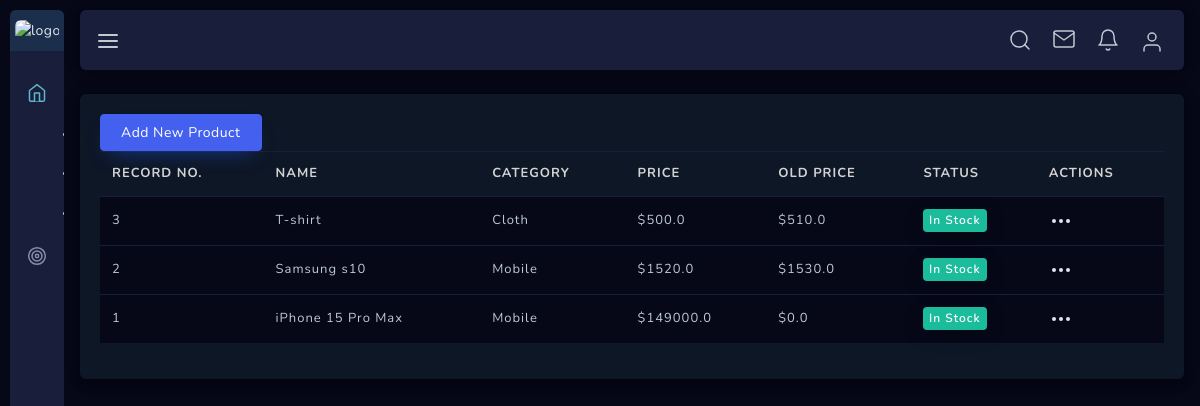
The page /dashboard/products/ on the database its author committed.
### store/models.py (models this page shows, shortened)
class Product(models.Model):
    name = models.CharField(max_length=250, blank=False, null=False)
    category = models.ForeignKey(
        Category, on_delete=models.CASCADE, related_name='category')
    preview_des = models.CharField(
        max_length=255, verbose_name="Short Descriptions")
    description = models.TextField(
        max_length=1000, verbose_name="Descriptions")
    image = models.ImageField(upload_to='products', blank=False, null=False)
    price = models.FloatField()
    old_price = models.FloatField(default=0.00, blank=True, null=True)
    is_stock = models.BooleanField(default=True)
    slug = models.SlugField(unique=True)
    created = models.DateTimeField(auto_now_add=True)
    class Meta:
        ordering = ['-created']

class Category(models.Model):
    name = models.CharField(max_length=50, blank=False, null=False)
    image = models.ImageField(upload_to="category", blank=True, null=True)
    parent = models.ForeignKey(
        "self", related_name="children", on_delete=models.CASCADE, blank=True, null=True)
    created = models.DateTimeField(auto_now_add=True)
    def __str__(self):
        return self.name
    class Meta:
        ordering = ['-created']
        verbose_name_plural = 'Categories'

### dashboard/views.py (the view, shortened to what this page needs)
# urls.py: path('products/', views.ProductListView.as_view(), name='product_list'),
class ProductListView(TemplateView):
    def get(self, request, *args, **kwargs):
        query = request.GET.get('q', '')
        products = Product.objects.all().order_by('-id')
        if query:
            products = Product.objects.filter(name__icontains=query).order_by('-id')
        else:
            products = Product.objects.all().order_by('-id')
        context = {
            'products': products,
            'search_query': query,
        }
        return render(request, 'dashboard/product_list.html', context)

### notification/templatetags/notification.py (called while the page is built)
@register.filter
def notification(user):
    if user.is_authenticated:
        try:
            user_obj = UserObj.objects.get(user=user)
        except UserObj.DoesNotExist:
            return None  # Return None if the user doesn't have a UserObj
        notification = Notification.objects.filter(userobj=user_obj, is_read=False).order_by('-id')
        if notification.exists():
            return notification
        else:
            return None
    else:
        return None

### templates/dashboard/product_list.html (shortened to what this page needs)
{% extends 'dashboard/base.html' %}
{% block body %}
    <div class="main-container sidebar-closed sbar-open" id="container">
        {% include 'dashboard/sidebar.html' %}
        <div id="content" class="main-content">
            <div class="layout-px-spacing">
                <div class="row" id="cancel-row">
                    <div class="col-xl-12 col-lg-12 col-sm-12 layout-top-spacing layout-spacing">
                        <div class="widget-content widget-content-area br-6">
                            <a class="btn btn-primary" href="{% url 'dashboard:add_new_product'  %}">Add New Product</a>
                            <table id="invoice-list" class="table table-hover" style="width:100%">
                                <thead>
                                    <tr>
                                        <th class="checkbox-column"> Record no. </th>
                                        <th>Name</th>
                                        <th>Category</th>
                                        <th>Price</th>
                                        <th>Old Price</th>
                                        <th>Status</th>
                                        <th>Actions</th>
                                    </tr>
                                </thead>
                                <tbody>
                                {% if products %}
                                {% for product in products %}
                                    <tr>
                                        <td class="checkbox-column">{{ product.id }}</td>
                                        <td>{{ product.name }}</td>
                                        <td>{{ product.category }}</td>
                                        <td>${{ product.price }}</td>
                                        <td>${{ product.old_price }}</td>
                                        <td>
                                            {% if product.is_stock %}
                                                <span class="badge badge-success">In Stock</span>
                                            {% else %}
                                                <span class="badge badge-danger">Out of Stock</span>
                                            {% endif %}
                                        </td>
                                        <td>
                                            <div class="dropdown">
                                                <a class="dropdown-toggle" href="#" role="button" id="dropdownMenuLink2" data-toggle="dropdown" aria-haspopup="true" aria-expanded="true">
                                                </a>
                                            </div>
                                        </td>
                                    </tr>
                                {% endfor %}
                            {% else %}
                                <tr>
                                    <td colspan="7" class="text-center">No products found matching "{{ search_query }}"</td>
                                </tr>
                            {% endif %}
                                </tbody>
                            </table>
                        </div>
                    </div>
                </div>
            </div>
        </div>
    </div>
{% endblock body %}

### templates/dashboard/base.html (shortened to what this page needs)
<!DOCTYPE html>
<html lang="en">
<head>
    {% load static %}
    {% load notification %}
    <link href="{% static 'user_profile/assets/css/loader.css' %}" rel="stylesheet" type="text/css" />
    <link href="{% static 'user_profile/bootstrap/css/bootstrap.min.css' %}" rel="stylesheet" type="text/css" />
    <link href="{% static 'user_profile/assets/css/plugins.css' %}" rel="stylesheet" type="text/css" />
    <link href="{% static 'user_profile/plugins/apex/apexcharts.css' %}" rel="stylesheet" type="text/css">
    <link href="{% static 'user_profile/assets/css/dashboard/dash_1.css' %}" rel="stylesheet" type="text/css" />
    <link href="{% static 'user_profile/assets/css/users/user-profile.css' %}" rel="stylesheet" type="text/css" />
    <link rel="stylesheet" type="text/css" href="{% static 'user_profile/plugins/dropify/dropify.min.css' %}">
    <link href="{% static 'user_profile/assets/css/users/account-setting.css' %}" rel="stylesheet" type="text/css" />
    <link href="{% static 'user_profile/plugins/drag-and-drop/dragula/dragula.css' %}" rel="stylesheet" type="text/css" />
    <link href="{% static 'user_profile/plugins/drag-and-drop/dragula/example.css' %}" rel="stylesheet" type="text/css" />
    <link rel="stylesheet" type="text/css" href="{% static 'user_profile/assets/css/forms/switches.css' %}">
    <link href="{% static 'user_profile/plugins/pricing-table/css/component.css' %}" rel="stylesheet" type="text/css" />
    <link rel="stylesheet" type="text/css" href="{% static 'user_profile/plugins/editors/quill/quill.snow.css' %}">
    <link rel="stylesheet" type="text/css" href="{% static 'user_profile/assets/css/forms/theme-checkbox-radio.css' %}">
    <link href="{% static 'user_profile/assets/css/apps/todolist.css' %}" rel="stylesheet" type="text/css" />
    <link href="{% static 'user_profile/plugins/animate/animate.css' %}" rel="stylesheet" type="text/css" />
    <link href="{% static 'user_profile/assets/css/scrollspyNav.css' %}" rel="stylesheet" type="text/css" />
    <link href="{% static 'user_profile/assets/css/components/custom-modal.css' %}" rel="stylesheet" type="text/css" />
    <link rel="stylesheet" type="text/css" href="{% static 'user_profile/assets/css/forms/theme-checkbox-radio.css' %}">
    <link href="{% static 'user_profile/plugins/jquery-ui/jquery-ui.min.css' %}" rel="stylesheet" type="text/css" />
    <link href="{% static 'user_profile/assets/css/apps/contacts.css' %}" rel="stylesheet" type="text/css" />
    <link href="{% static 'user_profile/plugins/fullcalendar/fullcalendar.css' %}" rel="stylesheet" type="text/css" />
    <link href="{% static 'user_profile/plugins/fullcalendar/custom-fullcalendar.advance.css' %}" rel="stylesheet" type="text/css" />
    <link href="{% static 'user_profile/plugins/flatpickr/flatpickr.css' %}" rel="stylesheet" type="text/css">
    <link href="{% static 'user_profile/plugins/flatpickr/custom-flatpickr.css' %}" rel="stylesheet" type="text/css">
    <link href="{% static 'user_profile/assets/css/forms/theme-checkbox-radio.css' %}" rel="stylesheet" type="text/css" />
</head>
<body class="alt-menu sidebar-noneoverflow">
    <div class="header-container fixed-top">
        <header class="header navbar navbar-expand-sm expand-header">
            <a href="javascript:void(0);" class="sidebarCollapse" data-placement="bottom"></a>
            <ul class="navbar-item flex-row ml-auto">
                <li class="nav-item align-self-center search-animated">
                </li>
                <li class="nav-item dropdown message-dropdown">
                    <a href="javascript:void(0);" class="nav-link dropdown-toggle" id="messageDropdown" data-toggle="dropdown" aria-haspopup="true" aria-expanded="false">
                    </a>
                </li>
                <li class="nav-item dropdown notification-dropdown">
                    <a href="javascript:void(0);" class="nav-link dropdown-toggle" id="notificationDropdown" data-toggle="dropdown" aria-haspopup="true" aria-expanded="false">
                    </a>
                </li>
                <li class="nav-item dropdown user-profile-dropdown  order-lg-0 order-1">
                    <a href="javascript:void(0);" class="nav-link dropdown-toggle user" id="userProfileDropdown" data-toggle="dropdown" aria-haspopup="true" aria-expanded="false">
                        <svg xmlns="http://www.w3.org/2000/svg" width="24" height="24" viewBox="0 0 24 24" fill="none" stroke="currentColor" stroke-width="2" stroke-linecap="round" stroke-linejoin="round" class="feather feather-user"><path d="M20 21v-2a4 4 0 0 0-4-4H8a4 4 0 0 0-4 4v2"></path><circle cx="12" cy="7" r="4"></circle></svg>
                    </a>
                </li>
            </ul>
        </header>
    </div>
        {% block body %}{% endblock body %}
</body>
</html>

### templates/dashboard/sidebar.html (shortened to what this page needs)
<div class="sidebar-wrapper sidebar-theme">
    <nav id="sidebar">
        <ul class="navbar-nav theme-brand flex-row  text-center">
            <li class="nav-item theme-logo">
                <a href="#">
                    {% if request.user.is_authenticated %}
                        <img src="{{ request.user.profile.image.url }}" class="navbar-logo" alt="logo">
                    {% else %}
                        <img src="/static/user_profile/assets/img/90x90.jpg" class="navbar-logo" alt="logo">
                    {% endif %}
                </a>
            </li>
        </ul>
        <ul class="list-unstyled menu-categories" id="accordionExample">
            <li class="menu active">
                <a href="#dashboard" data-toggle="collapse" aria-expanded="true" class="dropdown-toggle">
                    <div class="">
                    </div>
                </a>
                <ul class="collapse submenu recent-submenu mini-recent-submenu list-unstyled show" id="dashboard" data-parent="#accordionExample">
                    <li>
                        <a href="{% url "dashboard:dashboard_index" %}"> Home</a>
                    </li>
                    <li>
                        <a href="{% url "dashboard:product_list" %}">Product List</a>
                    </li>
                    <li>
                        <a href="{% url "dashboard:category" %}">Category List</a>
                    </li>
                </ul>
            </li>
            <li class="menu">
                <a href="form_validation.html" aria-expanded="false" class="dropdown-toggle">
                    <div class="">
                    </div>
                </a>
            </li>
        </ul>
    </nav>
</div>

### static/user_profile/assets/css/dashboard/dash_1.css (style rules this page uses)
.layout-spacing { padding-bottom: 25px; }

### static/user_profile/assets/css/users/user-profile.css (style rules this page uses)
.widget-content-area { -webkit-box-shadow: 0 6px 10px 0 rgba(0, 0, 0, 0.14), 0 1px 18px 0 rgba(0, 0, 0, 0.12), 0 3px 5px -1px rgba(0, 0, 0, 0.2); -moz-box-shadow: 0 6px 10px 0 rgba(0, 0, 0, 0.14), 0 1px 18px 0 rgba(0, 0, 0, 0.12), 0 3px 5px -1px rgba(0, 0, 0, 0.2); box-shadow: 0 6px 10px 0 rgba(0, 0, 0, 0.14), 0 1px 18px 0 rgba(0, 0, 0, 0.12), 0 3px 5px -1px rgba(0, 0, 0, 0.2); }
.layout-spacing { padding-bottom: 25px; }

### static/user_profile/assets/css/users/account-setting.css (style rules this page uses)
.layout-spacing { padding-bottom: 25px; }

### static/user_profile/assets/css/main.css (style rules this page uses)
html { min-height: 100%; }
body { color: #888ea8; height: 100%; font-size: 0.875rem; background: #f1f2f3; overflow-x: hidden; overflow-y: auto; letter-spacing: 0.0312rem; font-family: 'Nunito', sans-serif; }
a { color: #e0e6ed; outline: none; }
.dropdown-toggle:after, .dropup .dropdown-toggle::after, .dropright .dropdown-toggle::after, .dropleft .dropdown-toggle::before { display: none; }
.btn { padding: 0.4375rem 1.25rem; text-shadow: none; font-size: 14px; color: #3b3f5c; font-weight: normal; white-space: normal; word-wrap: break-word; transition: .2s ease-out; touch-action: manipulation; cursor: pointer; background-color: #f1f2f3; box-shadow: 0px 5px 20px 0 rgba(0, 0, 0, 0.1); will-change: opacity, transform; transition: all 0.3s ease-out; -webkit-transition: all 0.3s ease-out; }
.btn-primary { color: #fff !important; background-color: #4361ee !important; border-color: #4361ee; box-shadow: 0 10px 20px -10px rgba(27, 85, 226, 0.59); }
.badge { font-weight: 600; line-height: 1.4; padding: 3px 6px; font-size: 12px; font-weight: 600; transition: all 0.3s ease-out; -webkit-transition: all 0.3s ease-out; }
.badge-success { color: #fff; background-color: #1abc9c; }
.table > tbody > tr > td { vertical-align: middle; color: #515365; font-size: 13px; letter-spacing: 1px; }
.table > thead > tr > th { color: #4361ee; font-weight: 700; font-size: 13px; letter-spacing: 1px; text-transform: uppercase; }
.table thead th { vertical-align: bottom; border-bottom: none; }
.table { background-color: #0e1726; }
.table > thead > tr > th { color: #d3d3d3; }
.table > tbody > tr > td { color: #bfc9d4; }
.table.table-hover tbody tr { background-color: #060818; }
.table td, .table th, .table thead th { border-color: #191e3a !important; }
table .badge-success, table .badge-primary, table .badge-warning, table .badge-danger, table .badge-info, table .badge-secondary, table .badge-dark { box-shadow: 0px 5px 20px 0 rgba(0, 0, 0, 0.2); will-change: opacity, transform; transition: all 0.3s ease-out; -webkit-transition: all 0.3s ease-out; }
.br-6 { border-radius: 6px !important; }

### rows shown on the page
Product: id "3", name "T-shirt", category "Cloth", price "500.0", old_price "510.0", is_stock "In Stock"
Product: id "2", name "Samsung s10", category "Mobile", price "1520.0", old_price "1530.0", is_stock "In Stock"
Product: id "1", name "iPhone 15 Pro Max", category "Mobile", price "149000.0", old_price "0.0", is_stock "In Stock"
